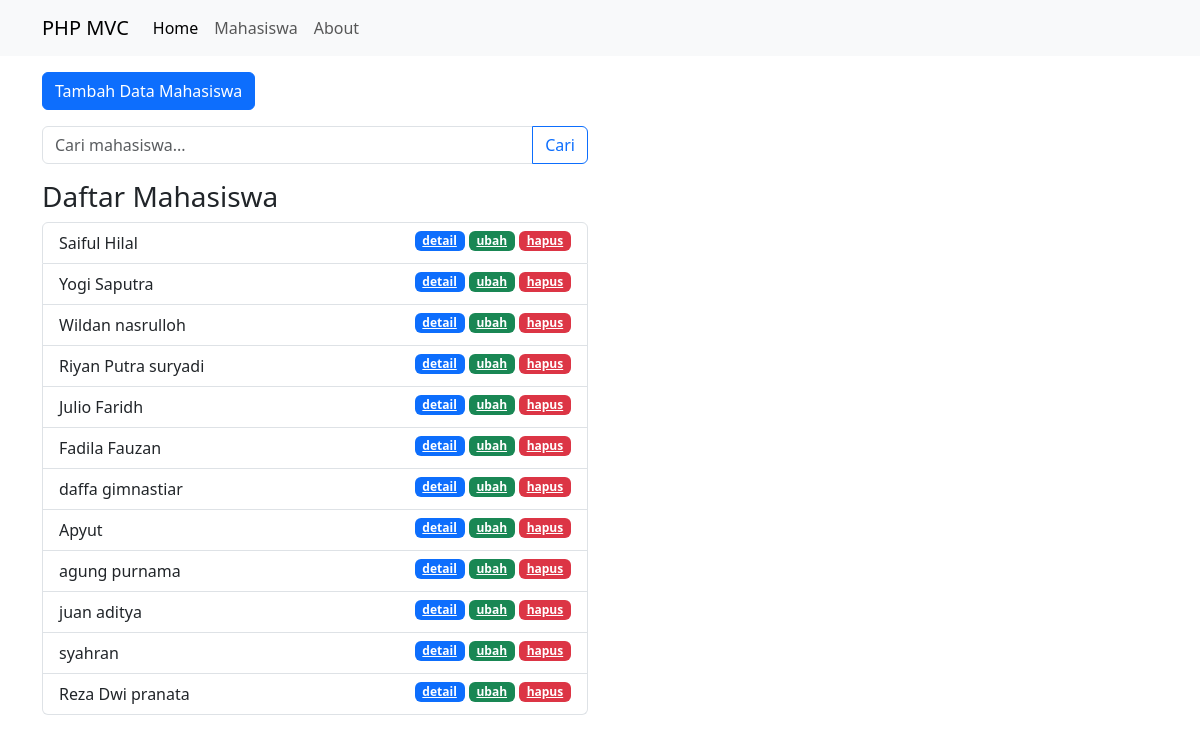
Screenshot of /public/mahasiswa with the database file from the repository.
### tables this page shows
CREATE TABLE `mahasiswa` (
  `id` int NOT NULL,
  `nrp` char(9) NOT NULL,
  `nama` varchar(255) NOT NULL,
  `email` varchar(255) NOT NULL,
  `jurusan` varchar(255) NOT NULL,
  `gambar` varchar(255) NOT NULL
);

### app/core/Controller.php (called while the page is built, shortened)
<?php
class Controller {
    public function view($view, $data = []) {
        require_once '../app/views/' . $view . '.php';
    }
    public function model($model, $data = []) {
        return new $model;
    }
}
?>

### app/controllers/Mahasiswa.php (called while the page is built, shortened)
<?php
class Mahasiswa extends Controller {
    public function index() {
        $data['judul'] = 'Daftar Mahasiswa';
        $data['mhs'] = $this->model('Mahasiswa_model')->getAllMahasiswa();
        $this->view('templates/header', $data);
        $this->view('mahasiswa/index', $data);
        $this->view('templates/footer');
    }
}
?>

### app/core/App.php (called while the page is built, shortened)
<?php
class App {
    protected $method = 'index';
    protected $params = [];
    public function __construct() {
        $this->controller = new $this->controller;
        call_user_func_array([$this->controller, $this->method], $this->params);
    }
}
?>

### public/index.php (called while the page is built, shortened)
<?php
$app = new App;
?>

### app/core/Database.php (called while the page is built, shortened)
<?php
class Database {
    private $host = DB_HOST;
    private $user = DB_USER;
    private $pass = DB_PASS;
    private $db_name = DB_NAME;
    private $dbh;
    private $stmt;
    public function __construct() {
        $dsn = 'mysql:host='. $this->host . ';dbname=' . $this->db_name;
        $option = [
            PDO::ATTR_PERSISTENT => true,
            PDO::ATTR_ERRMODE => PDO::ERRMODE_EXCEPTION
        ];
        try {
            $this->dbh = new PDO($dsn, $this->user, $this->pass, $option);
        } catch (PDOException $e) {
            die($e->getMessage());
        }
    }
    public function query($query) {
        $this->stmt = $this->dbh->prepare($query);
    }
    public function execute() {
        $this->stmt->execute();
    }
    public function resultSet() {
        $this->execute();
        return $this->stmt->fetchAll(PDO::FETCH_ASSOC);
    }
}
?>

### app/models/Mahasiswa_model.php (called while the page is built, shortened)
<?php
class Mahasiswa_model {
    private $table = 'mahasiswa';
    private $db;
    public function __construct() {
        $this->db = new Database();
    }
    public function getAllMahasiswa() {
        $this->db->query('SELECT * FROM ' . $this->table);
        return $this->db->resultSet();
    }
}
?>

### app/views/mahasiswa/index.php (the view, shortened to what this page needs)
<div class="container mt-3">
    <div class="row mb-3">
        <div class="col-lg-6">
            <button type="button" class="btn btn-primary tombolTambahData" data-bs-toggle="modal" data-bs-target="#formModal">
                Tambah Data Mahasiswa
            </button>
        </div>
    </div>
    <div class="row mb-3">
        <div class="col-lg-6">
            <form action="<?= BASEURL; ?>/mahasiswa/cari" method="post">
            <div class="input-group">
                <input type="text" class="form-control" placeholder="Cari mahasiswa..." name="keyword" id="keyword" autocomplete="off">
                <button class="btn btn-outline-primary" type="submit" id="cari">Cari</button>
            </div>
            </form>
        </div>
    </div>
    <div class="row">
        <div class="col-lg-6">
            <h3>Daftar Mahasiswa</h3>
            <ul class="list-group">
                <?php foreach($data['mhs'] as $mhs) : ?>
                    <li class="list-group-item">
                        <?= $mhs['nama']; ?>
                        <a href="<?= BASEURL; ?>/mahasiswa/hapus/<?= $mhs['id'] ?>" class="badge text-bg-danger float-end ms-1" onclick="return confirm('yakin?');">hapus</a>
                        <a href="<?= BASEURL; ?>/mahasiswa/ubah/<?= $mhs['id'] ?>" class="badge text-bg-success float-end ms-1 tampilModalUbah" data-bs-toggle="modal" data-bs-target="#formModal" data-id="<?= $mhs['id'] ?>">ubah</a>
                        <a href="<?= BASEURL; ?>/mahasiswa/detail/<?= $mhs['id'] ?>" class="badge text-bg-primary float-end ms-1">detail</a>
                    </li>
                <?php endforeach; ?>
            </ul>
        </div>
    </div>
</div>

### app/views/templates/header.php (shortened to what this page needs)
<!DOCTYPE html>
<html lang="en">
<head>
    <link href="<?= BASEURL; ?>/css/bootstrap.css" rel="stylesheet">
</head>
<body>
<nav class="navbar navbar-expand-lg bg-body-tertiary">
  <div class="container">
    <a class="navbar-brand" href="<?= BASEURL; ?>">PHP MVC</a>
    <div class="collapse navbar-collapse" id="navbarNavAltMarkup">
      <div class="navbar-nav">
        <a class="nav-link active" aria-current="page" href="<?= BASEURL; ?>">Home</a>
        <a class="nav-link" href="<?= BASEURL; ?>/mahasiswa">Mahasiswa</a>
        <a class="nav-link" href="<?= BASEURL; ?>/about">About</a>
      </div>
    </div>
  </div>
</nav>

### app/views/templates/footer.php (shortened to what this page needs)
</body>
</html>

### rows the page displays
mahasiswa: nama "Saiful Hilal"
mahasiswa: nama "Yogi Saputra"
mahasiswa: nama "Wildan nasrulloh"
mahasiswa: nama "Riyan Putra suryadi"
mahasiswa: nama "Julio Faridh"
mahasiswa: nama "Fadila Fauzan"
mahasiswa: nama "daffa gimnastiar"
mahasiswa: nama "Apyut"
mahasiswa: nama "agung purnama"
mahasiswa: nama "juan aditya"
mahasiswa: nama "syahran"
mahasiswa: nama "Reza Dwi pranata"
